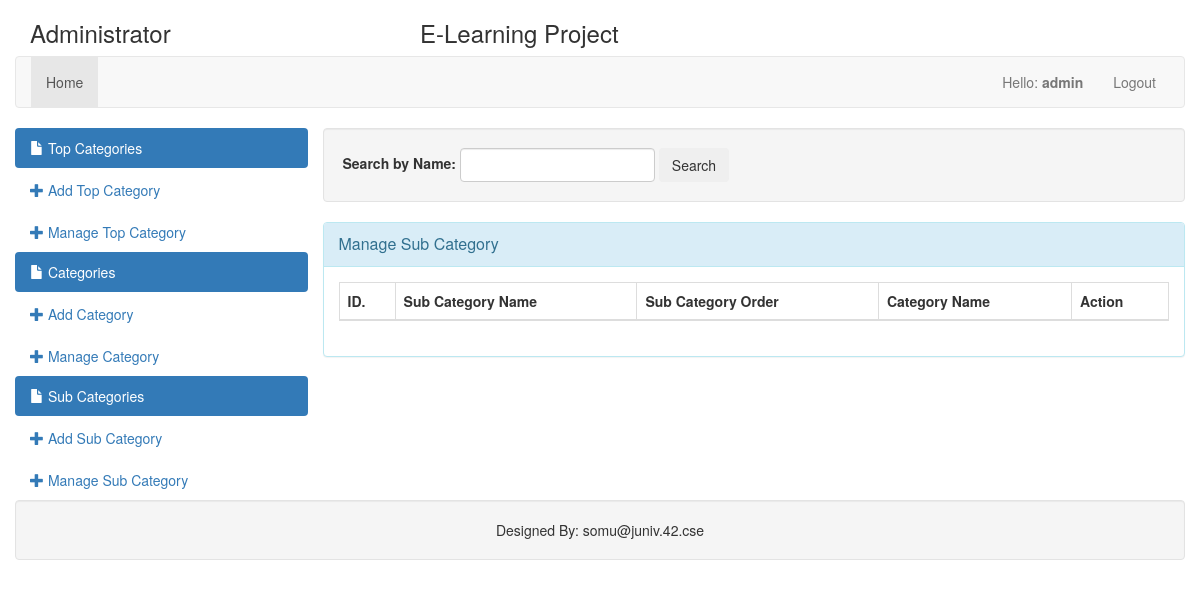
Page /admin/manage_sub_category.php (signed in) on the earlier database version.
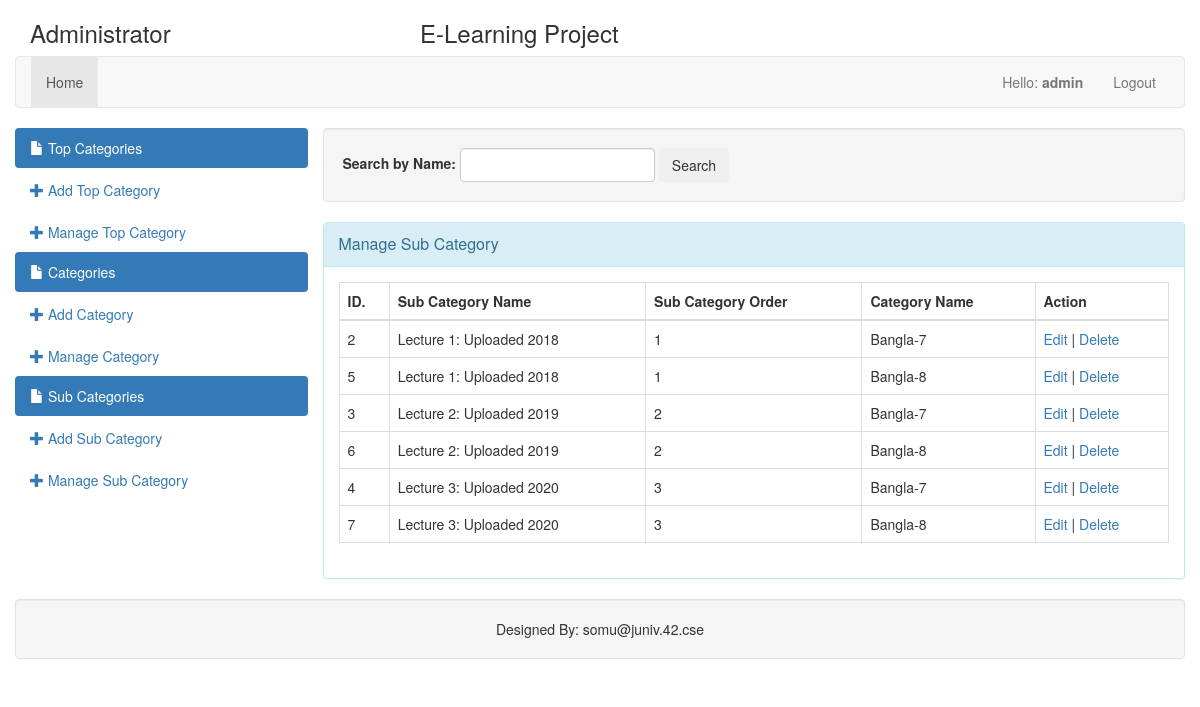
Same page on the later database version.
### tables this page shows
CREATE TABLE `table_sub_category` (
  `sub_category_id` int(11) NOT NULL,
  `sub_category_name` varchar(200) NOT NULL,
  `sub_category_order` int(11) NOT NULL,
  `category_id` int(11) NOT NULL
);

CREATE TABLE `table_category` (
  `category_id` int(11) NOT NULL,
  `category_name` varchar(200) NOT NULL,
  `category_image` varchar(200) NOT NULL,
  `category_order` int(11) NOT NULL,
  `top_category_id` int(11) NOT NULL
);

### admin/manage_sub_category.php (the view, shortened to what this page needs)
<?php
	include "../connection.php";
 ?>
<?php include "header.php"; ?>
	<div class="row" style="padding-left: 0px; padding-right: 0px;">
		<div class="col-lg-3 col-md-3 col-sm-3 col-xs-12" style="padding-left: 0px; padding-right: 0px;">
			<?php include "left_menu.php"; ?>
		</div>
		<div class="col-lg-9 col-md-9 col-sm-9 col-xs-12" style="padding-right: 0px;">
			<div class="well">
				<form method="post" class="form-inline" id="form_search" action='<?php echo $_SERVER["PHP_SELF"]; ?>'>
					<div class="form-group">
						<label>Search by Name:</label>
						<input type="text" class="form-control" name="search_text" id="search_text">
					</div>
					<button type="submit" class="btn btn-deafult" name="btn_search" id="btn_search">Search</button>
				</form>
			</div>
			<div class="panel panel-info">
				<div class="panel-heading">
					<div class="panel-title">Manage Sub Category</div>
				</div>
				<div class="panel-body">
					<table class="table table-hover table-bordered">
					    <thead>
					      <tr>
					      	<th>ID.</th>
					        <th>Sub Category Name</th>
					        <th>Sub Category Order</th>
					        <th>Category Name</th>
					        <th>Action</th>
					      </tr>
					    </thead>
					    <tbody>
					      <?php
					      	$qry = "";
					      	if (isset($_POST["btn_search"])) {
					      		$qry = mysqli_query($con, "select * from table_sub_category inner join table_category on table_sub_category.category_id = table_category.category_id where sub_category_name like '%".mres($con, $_POST["search_text"])."%' order by sub_category_order asc ");
					      	}
					      	else {
					      		$qry = mysqli_query($con, "select * from table_sub_category inner join table_category on table_sub_category.category_id = table_category.category_id order by sub_category_order asc");
					      	}
					      	while ($row = $qry->fetch_assoc()) {
					      		echo '<tr>';
					      		echo '<td>'.$row["sub_category_id"]."</td><td>".$row["sub_category_name"]."</td><td>".$row["sub_category_order"]."</td><td>".$row["category_name"]."</td><td><a href='add_sub_category.php?edit_id=".$row["sub_category_id"]."'>Edit</a> | <a href='?delete_id=".$row["sub_category_id"]."' onclick=\"return confirm('Are you sure to delete this item?');\"> Delete</td>";
					      		echo '</tr>';
					      	}
					       ?>
					    </tbody>
					</table>
				</div>
			</div>
		</div>
	</div>
<?php include "footer.php"; ?>

Differences in the rows shown:
added table_sub_category: sub_category_id "2", sub_category_name "Lecture 1: Uploaded 2018", sub_category_order "1", category.category_name "Bangla-7"
added table_sub_category: sub_category_id "5", sub_category_name "Lecture 1: Uploaded 2018", sub_category_order "1", category.category_name "Bangla-8"
added table_sub_category: sub_category_id "3", sub_category_name "Lecture 2: Uploaded 2019", sub_category_order "2", category.category_name "Bangla-7"
added table_sub_category: sub_category_id "6", sub_category_name "Lecture 2: Uploaded 2019", sub_category_order "2", category.category_name "Bangla-8"
added table_sub_category: sub_category_id "4", sub_category_name "Lecture 3: Uploaded 2020", sub_category_order "3", category.category_name "Bangla-7"
added table_sub_category: sub_category_id "7", sub_category_name "Lecture 3: Uploaded 2020", sub_category_order "3", category.category_name "Bangla-8"
